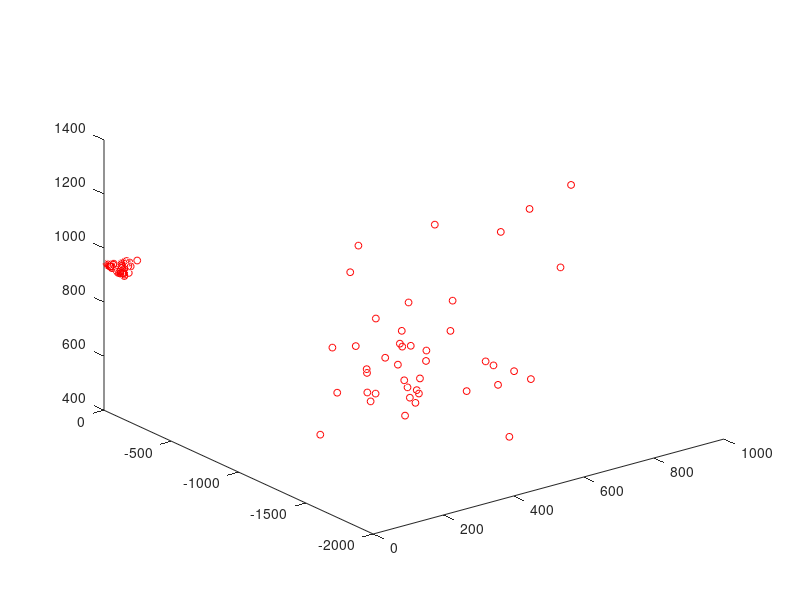

This figure's MATLAB source: (Note: this script raises an error after producing the figure.)
%% load results
clear;
load('SFM_results/results_05-10-2021 23-24');
%% plot keypoints
close all;

window_x=[0,1000];
window_y=[-1000,100];

X=xyzPoints(:,1);
Y=xyzPoints(:,2);
Z=xyzPoints(:,3);

figure;
mask= Z>-1.5e3;
plot3(X(mask),Y(mask),Z(mask),'ro','MarkerSize',5);
hold on;
plotCamera(camPoses(1,:), 'Size', 20,'Color','k');
hold on;
%surf(-1000:200:1000,-1000:200:1000,camera_z*ones(11,11));
xlabel('X (m)');
ylabel('Y (m)');
zlabel('Z (m)');
xlim(window_x);
ylim(window_y);
zlim([0,990]);

%load and plot DEM
load('DEMs/uavision_DEM_large');
res=30;%m/square
DEM_X=res*size(small_A,1)/-2:res:res*size(small_A,1)/2; DEM_X=DEM_X(1:size(small_A,1));
DEM_Y=res*size(small_A,2)/-2:res:res*size(small_A,2)/2; DEM_Y=DEM_Y(1:size(small_A,2));
hold on;
surf(DEM_X,DEM_Y,small_A);
%% plot height as a function of XY distance
figure;
D=sqrt(X.^2+Y.^2);
plot(D,Z,'o');
hold on;
yline(camera_z);
hold on;
yline(mean(small_A,'all'));
xlabel('XY Distance from camera');
ylabel('Estimated height');

%% plot XY coordinates of points
figure();
scatter(X,Y);
hold on;
viscircles([0,0],200);

%% plot camera trajectory
camera_traj=zeros(size(camPoses,1),3);
for i=1:size(camPoses,1)
    camera_traj(i,:)=camPoses.AbsolutePose(i,1).Translation;
end
figure();
plot3(camera_traj(:,1),camera_traj(:,2),camera_traj(:,3),'k*-');

